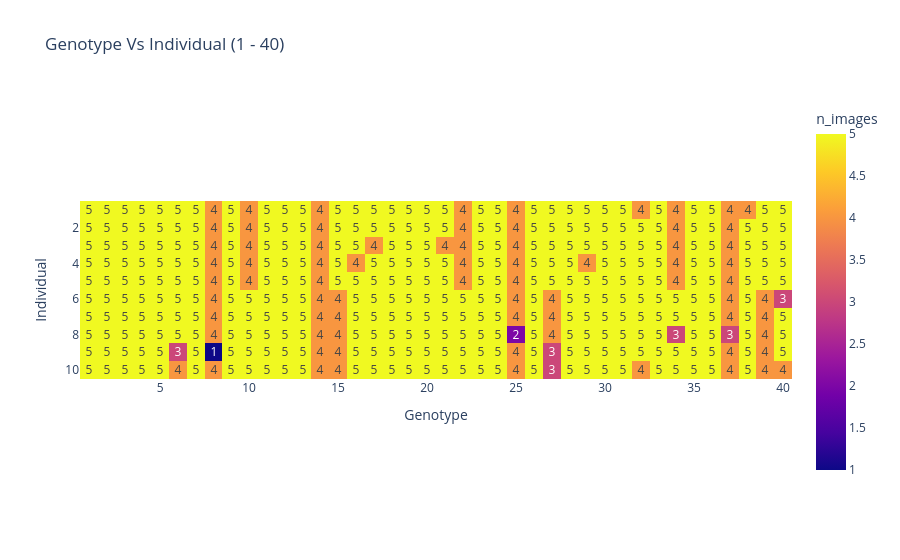

The code cell stored with this chart in its notebook:
### Markdown cell above
## Sorghum Genotype vs indivudals.

### Code cell
px.imshow(pd.crosstab(sorghum.loc[sorghum['genotype'].isin(np.arange(1,41,1))].individual,
            sorghum.loc[sorghum['genotype'].isin(np.arange(1,41,1))].genotype).values,
            labels = dict(x = 'Genotype', y = 'Individual', color= 'n_images'),
            x=np.arange(1,41,1),
            y= np.arange(1,11,1),
            title = 'Genotype Vs Individual (1 - 40)',
            text_auto=True)

### Figure 1 — Plotly figure (JSON) as saved in the notebook; plotly's stock layout.template omitted (floating-point values rounded to 4 significant figures; data arrays with more than 128 entries replaced by an {"elided": "..."} marker saying what was removed)
{"data": [{"coloraxis": "coloraxis", "hovertemplate": "Genotype: %{x}<br>Individual: %{y}<br>n_images: %{z}<extra></extra>", "name": "0", "texttemplate": "%{z}", "type": "heatmap", "x": [1, 2, 3, 4, 5, 6, 7, 8, 9, 10, 11, 12, 13, 14, 15, 16, 17, 18, 19, 20, 21, 22, 23, 24, 25, 26, 27, 28, 29, 30, 31, 32, 33, 34, 35, 36, 37, 38, 39, 40], "xaxis": "x", "y": [1, 2, 3, 4, 5, 6, 7, 8, 9, 10], "yaxis": "y", "z": {"elided": "10x40 int values"}}], "layout": {"coloraxis": {"colorbar": {"title": {"text": "n_images"}}, "colorscale": [[0, "#0d0887"], [0.1111, "#46039f"], [0.2222, "#7201a8"], [0.3333, "#9c179e"], [0.4444, "#bd3786"], [0.5556, "#d8576b"], [0.6667, "#ed7953"], [0.7778, "#fb9f3a"], [0.8889, "#fdca26"], [1, "#f0f921"]]}, "title": {"text": "Genotype Vs Individual (1 - 40)"}, "xaxis": {"anchor": "y", "constrain": "domain", "domain": [0, 1], "scaleanchor": "y", "title": {"text": "Genotype"}}, "yaxis": {"anchor": "x", "autorange": "reversed", "constrain": "domain", "domain": [0, 1], "title": {"text": "Individual"}}}}
